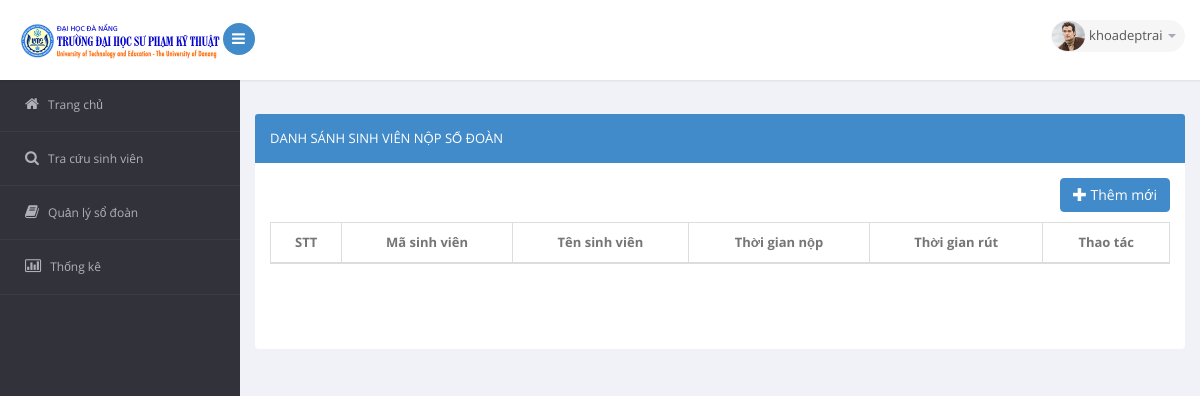
/quanlysodoan/index.php (signed in), run on an earlier commit of the app's database.
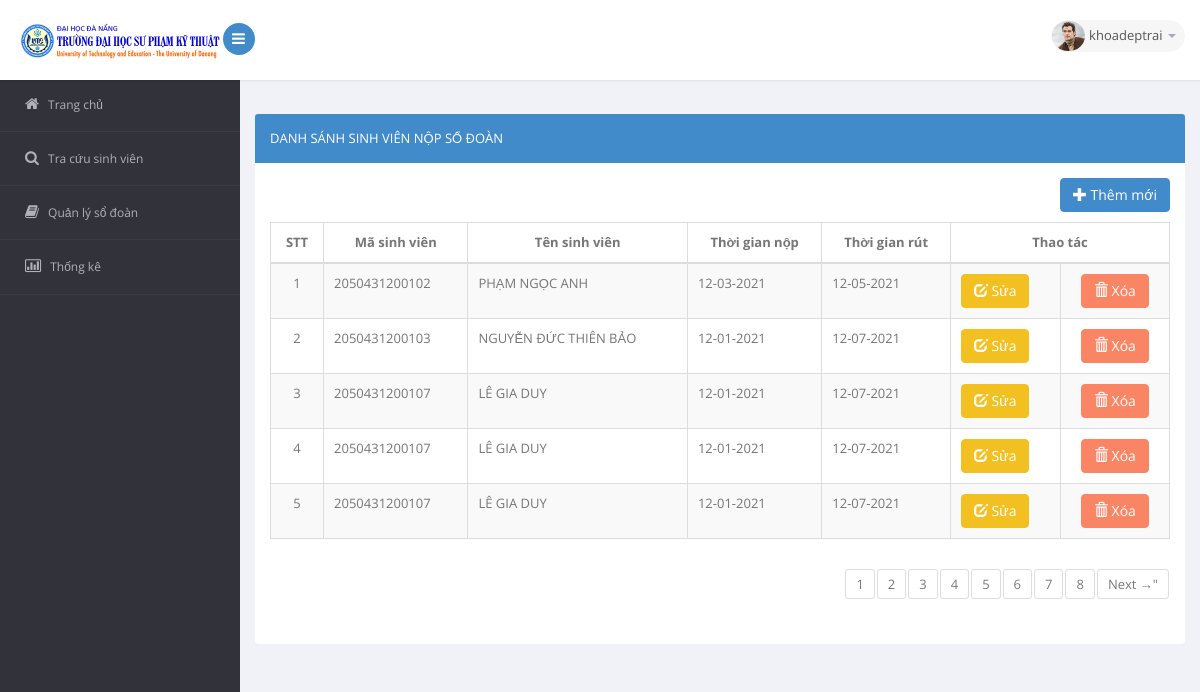
And on a later commit of the database.
### tables this page shows
CREATE TABLE `sodoan` (
  `idsd` int(11) NOT NULL,
  `masv` varchar(20) NOT NULL,
  `tgnop` varchar(15) NOT NULL,
  `tgrut` varchar(15) NOT NULL
);

CREATE TABLE `sinhvien` (
  `idsv` int(11) NOT NULL,
  `masv` varchar(20) NOT NULL,
  `tensv` varchar(200) NOT NULL,
  `lopSH` varchar(10) NOT NULL,
  `ngaysinh` date NOT NULL
);

### model/sodoan.php (called while the page is built, shortened)
<?php
function get_sodoan($from, $sotin1trang) {
    global $db;
    $query = 'SELECT * FROM sodoan LIMIT '.$from.','.$sotin1trang;
    $statement = $db->prepare($query);
    $statement->execute();
    $list_sd = $statement->fetchAll();
    return $list_sd;
}
function get_Intsodoan() {
    global $db;
    $query = 'SELECT * FROM sodoan';
    $statement = $db->prepare($query);
    $statement->execute();
    $list_sd = $statement->fetchAll();
    $sl = sizeof($list_sd);
    return $sl;
}
function get_tensvsodoanById($findid) {
    global $db;
    $query = 'SELECT * FROM sinhvien
              WHERE masv = :findid';
    $statement = $db->prepare($query);
    $statement->bindValue(':findid', $findid);
    $statement->execute();
    $sv = $statement->fetch();
    $tensv = $sv['tensv'];
    return $tensv;
}
?>

### quanlysodoan/danhsach.php (the view, shortened to what the changed rows need)
<section id="main-content">
    <section class="wrapper">
        <div class="row">
            <div class="col-sm-12">
                <section class="panel panel-primary">
                    <div class="panel-body">
                        <section id="unseen">
                            <table class="table table-bordered table-striped table-condensed">
                                <thead>
                                    <tr>
                                        <th>STT</th>
                                        <th>Mã sinh viên</th>
                                        <th>Tên sinh viên</th>
                                        <th>Thời gian nộp</th>
                                        <th>Thời gian rút</th>
                                        <th colspan="2">Thao tác</th>
                                    </tr>
                                </thead>
                                <tbody>
                                    <?php $i = $batdau + 1; ?>
                                    <?php foreach ($list_sd as $sd) : ?>
                                        <tr id="row<?php echo $sd['idsd']; ?>">
                                            <td><?php echo $i ?></td>
                                            <td><?php echo $sd['masv']; ?></td>
                                            <td><?php echo $str = get_tensvsodoanById($sd['masv']); ?></td>
                                            <td><?php echo date('d-m-Y', strtotime($sd['tgnop'])); ?></td>
                                            <td>
                                                <?php
                                                    if($sd['tgrut'] == '0000-00-00')
                                                        echo 'Chưa rút';
                                                    else
                                                        echo date('d-m-Y', strtotime($sd['tgrut']));
                                                ?>
                                            </td>
                                            <td>
                                                <a class="btn btn-warning" href="sua_sd.php?id=<?php echo $sd['idsd']; ?>">
                                                    <i class="glyphicon glyphicon-edit"></i>
                                                    <span>Sửa</span>
                                                </a>
                                            </td>
                                            <td>
                                                <form action="." method="POST" id="delete">
                                                    <button class="btn btn-danger" type="submit">
                                                        <i class="glyphicon glyphicon-trash"></i>
                                                        <span>Xóa</span>
                                                    </button>
                                                </form>
                                            </td>
                                            <?php $i = $i + 1; ?>
                                        </tr>
                                    <?php endforeach; ?>
                                </tbody>
                            </table>
                            <div class="dataTables_paginate paging_bootstrap pagination">
                                <ul>
                                    <?php
                                    for ($t = 1; $t <= $sotrang; $t++) {
                                        echo '<li><a href="index.php?page=' . $t . '">' . $t . '</a></li>';
                                    }
                                    if ($page < $sotrang) {
                                        echo '<li class="next"><a href="index.php?page=' . ($page + 1) . '">Next →"</a></li>';
                                    }
                                    ?>
                                </ul>
                            </div>
                        </section>
                    </div>
                </section>
            </div>
        </div>
    </section>

What changed in the data, as far as the page shows it:
added sodoan: masv "2050431200102", masv.tensv "PHẠM NGỌC ANH", tgnop "12-03-2021", tgrut "12-05-2021"
added sodoan: masv "2050431200103", masv.tensv "NGUYỄN ĐỨC THIÊN BẢO", tgnop "12-01-2021", tgrut "12-07-2021"
added sodoan: masv "2050431200107", masv.tensv "LÊ GIA DUY", tgnop "12-01-2021", tgrut "12-07-2021"
added sodoan: masv "2050431200107", masv.tensv "LÊ GIA DUY", tgnop "12-01-2021", tgrut "12-07-2021"
added sodoan: masv "2050431200107", masv.tensv "LÊ GIA DUY", tgnop "12-01-2021", tgrut "12-07-2021"
Also different on the page:
new list line: "1"
new list line: "2"
new list line: "3"
new list line: "4"
new list line: "5"
new list line: "6"
new list line: "7"
new list line: "8"
text now shown: "Next →\""
